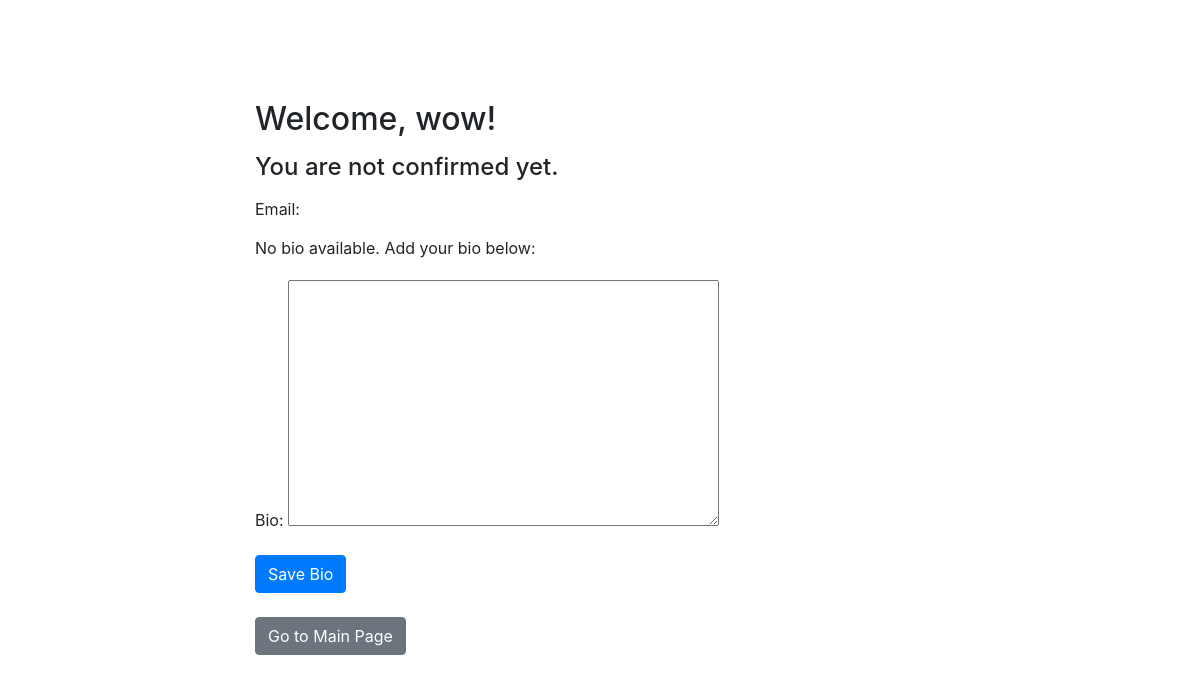
/user/ (signed in), run on an earlier commit of the app's database.
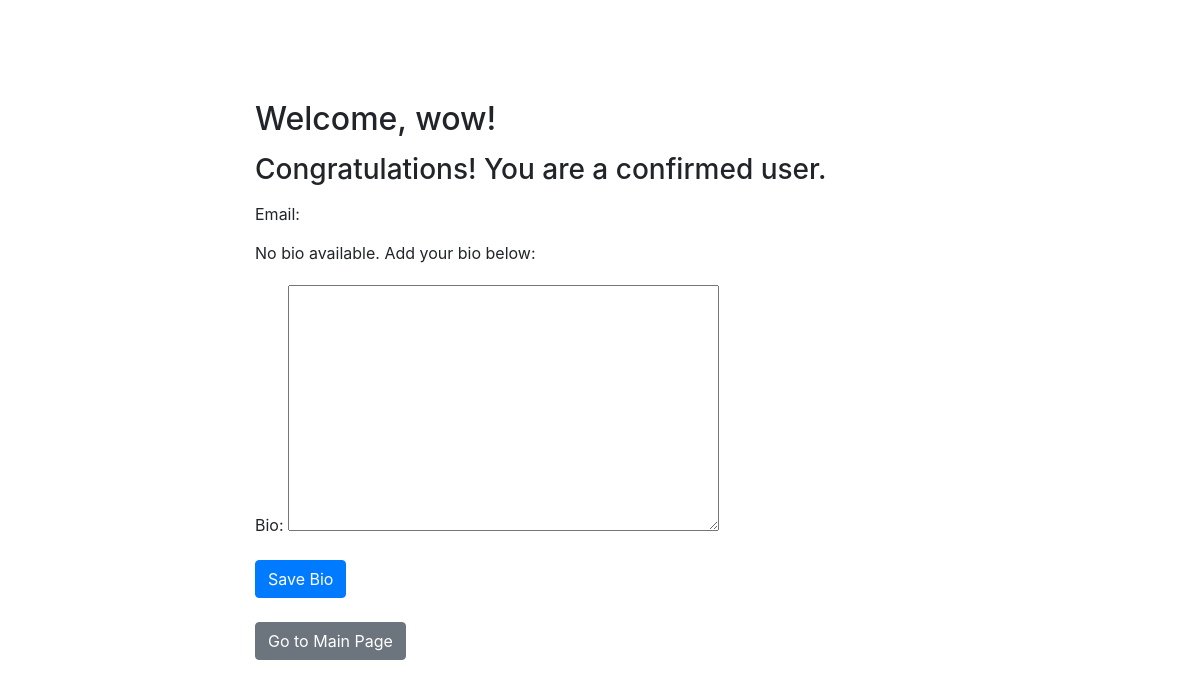
And on a later commit of the database.
### authors/views.py (the view)
# urls.py: path('', views.profiles, name='profiles'),
@login_required
def profiles(request):
    user_profile, created = Profile_authors.objects.get_or_create(user=request.user)
    if request.method == 'POST':
        bio_form = BioForm(request.POST, instance=user_profile)
        if bio_form.is_valid():
            bio_form.save()
            return redirect('profiles')
    else:
        bio_form = BioForm(instance=user_profile)
    context = {'user_profile': user_profile, 'bio_form': bio_form}
    return render(request, 'profiles.html', context)

### authors/forms.py
class BioForm(forms.ModelForm):
    class Meta:
        model = Profile_authors
        fields = ['bio']
        labels = {'bio': 'Bio'}

### authors/templates/profiles.html (shortened to what this page needs)
<!DOCTYPE html>
<html lang="en">
<head>
    <link href="https://maxcdn.bootstrapcdn.com/bootstrap/4.0.0/css/bootstrap.min.css" rel="stylesheet">
</head>
<body>
    <div class="container">
        <h2>Welcome, {{ user_profile.username }}!</h2>
        {% if user.profile_authors.confirmation %}
            <h3>Congratulations! You are a confirmed user.</h3>
        {% else %}
            <h4>You are not confirmed yet.</h4>
        {% endif %}
        <p>Email: {{ user_profile.email }}</p>
        {% if user_profile.bio %}
            <p>Bio: {{ user_profile.bio }}</p>
            <p>Edit your bio:</p>
            <form method="post" action="{% url 'profiles' %}">
                {% csrf_token %}
                {{ bio_form.as_p }}
                <button type="submit" class="btn btn-primary">Save Bio</button>
            </form>
        {% else %}
            <p>No bio available. Add your bio below:</p>
            <form method="post" action="{% url 'profiles' %}">
                {{ bio_form.as_p }}
                <button type="submit" class="btn btn-primary">Save Bio</button><br>
            </form>
        {% endif %}
        <br>
        <p><a href="{% url 'essay_list' %}" class="btn btn-secondary">Go to Main Page</a></p>
    </div>
</body>
</html>

What changed in the data, as far as the page shows it:
changed Profile_authors "wow": confirmation False → True (drawn)
Also different on the page:
text no longer shown: "You are not confirmed yet."
text now shown: "Congratulations! You are a confirmed user."
